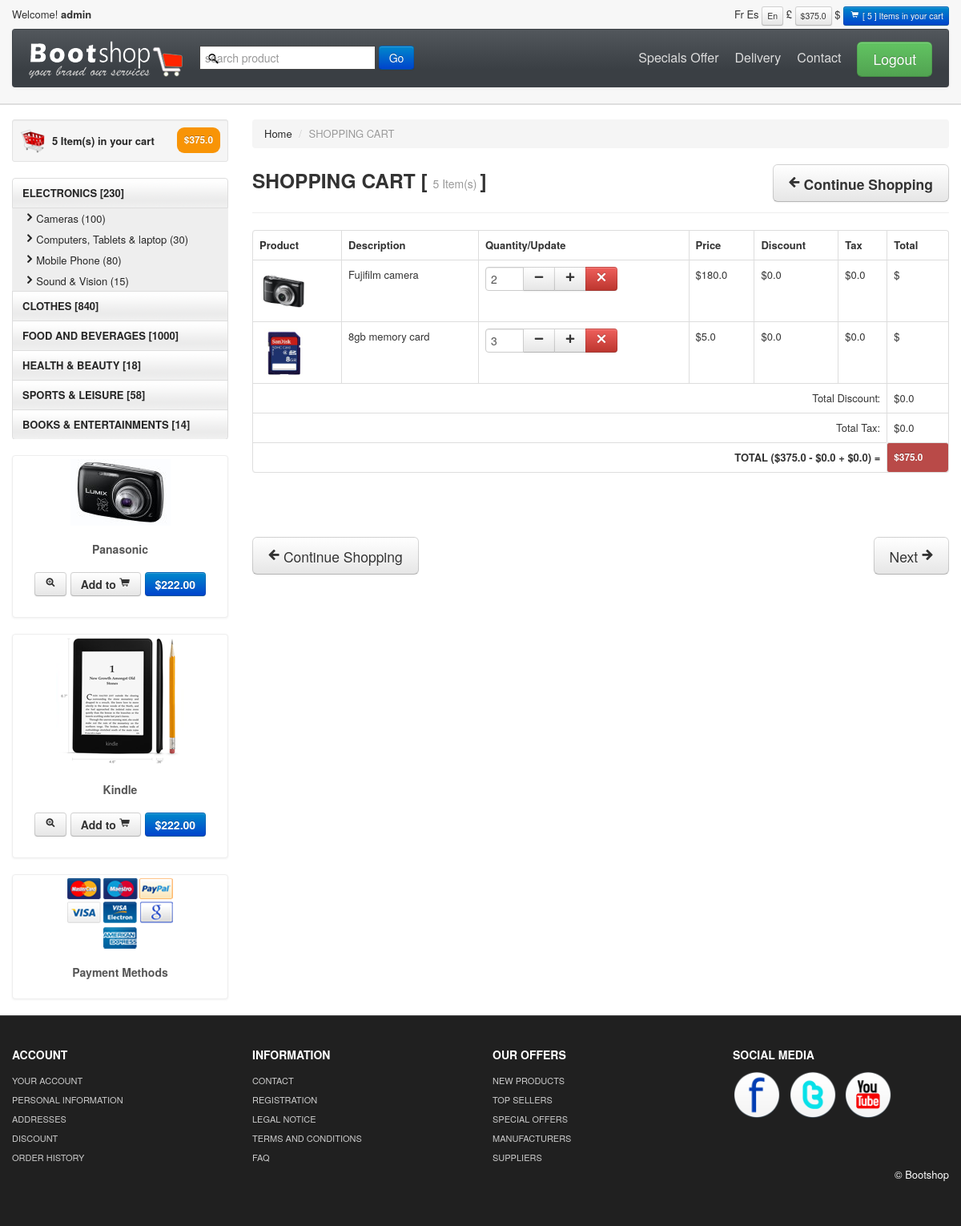
The page /cart (signed in) on the database as committed earlier.
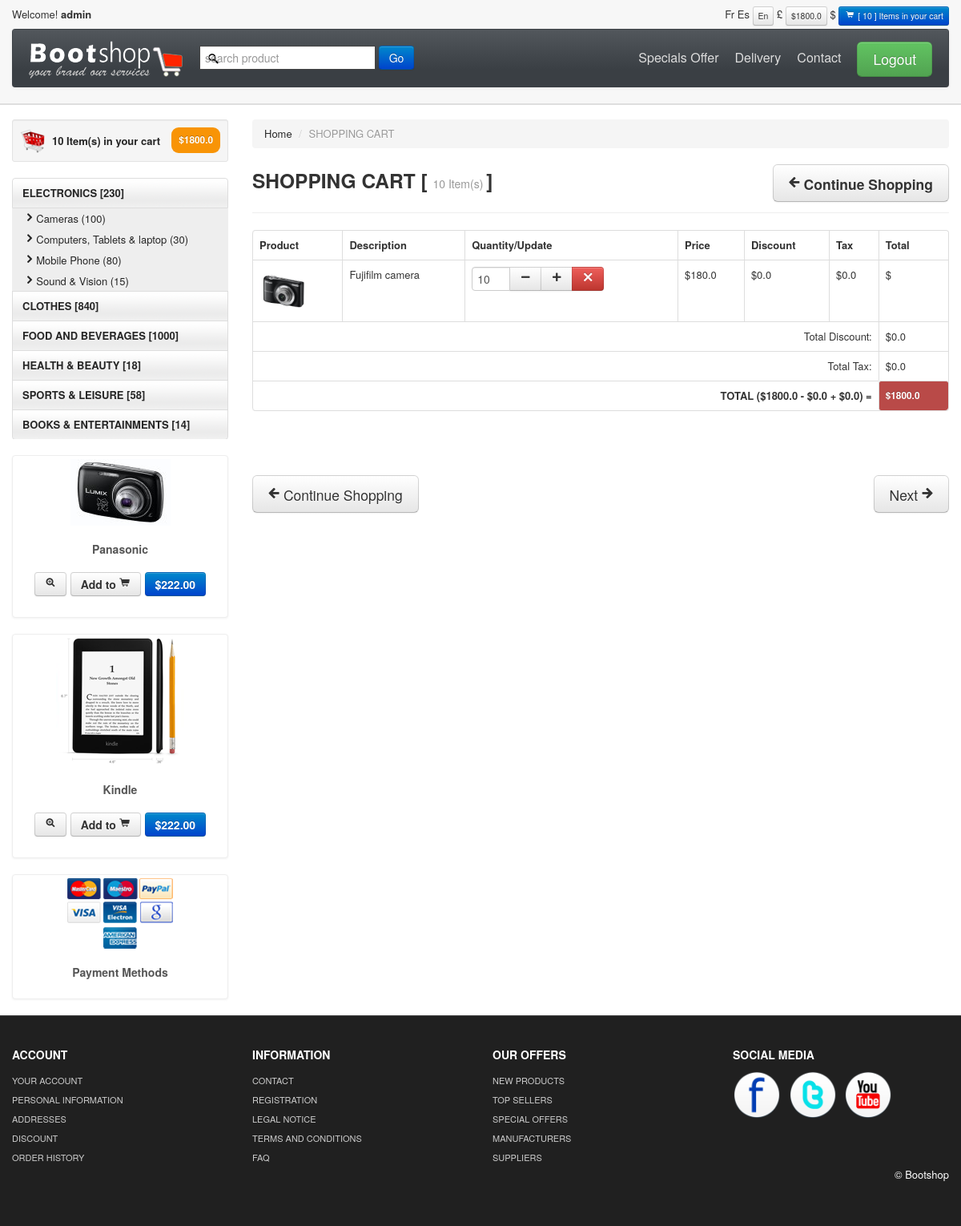
The same page on the database as committed later.
### Store/models.py (models this page shows, shortened)
class Order(models.Model):
    customer = models.ForeignKey(Customer, on_delete=models.CASCADE, null=True, blank=True)
    date_ordered = models.DateTimeField(auto_now_add=True)
    complete = models.BooleanField(default=False)
    transaction_id = models.CharField(max_length=100, null=True)
    delivered = models.BooleanField(default=False)
    @property
    def price_total(self):
        orderitems = self.orderitem_set.all()
        total = sum([item.item_price_total for item in orderitems])
        return  total
    @property
    def discount_total(self):
        orderitems = self.orderitem_set.all()
        total = sum([item.product.discount for item in orderitems])
        return total
    @property
    def tax_total(self):
        orderitems = self.orderitem_set.all()
        total = sum([item.product.tax for item in orderitems])
        return total
    @property
    def item_total(self):
        orderitems = self.orderitem_set.all()
        total = sum([item.quantity for item in orderitems])
        if self.delivered == True:
            for i in orderitems:
                i.quantity = 0
                total = i.quantity
        return  total
    @property
    def total(self):
        total = self.price_total - (self.discount_total + self.tax_total)
        return total

class OrderItem(models.Model):
    product = models.ForeignKey(Product, on_delete=models.SET_NULL, null=True)
    order = models.ForeignKey(Order, on_delete=models.SET_NULL, null=True)
    quantity = models.IntegerField(default=0, null=True, blank=True)
    date_added = models.DateTimeField(auto_now_add=True)
    @property
    def item_price_total(self):
        total = self.product.price * self.quantity
        return total

class Product(models.Model):
    color = (
        ('black', 'black'),
        ('red', 'red'),
        ('white', 'white'),
        ('yellow', 'yellow'),
        ('purple', 'purple'),
        ('green', 'green'),
        ('blue', 'blue'),
        ('others', 'others'),
    )
    category = (
        ('clothing', 'clothing'),
        ('shoes', 'shoes'),
        ('electronics', 'electronics'),
        ('accessories', 'accessories'),
    )
    category = models.CharField(max_length=50, choices=category, default='electronics')
    name = models.CharField(max_length=200, null=False, blank=False)
    brand = models.CharField(max_length=200, null=True, blank=True)
    model = models.CharField(max_length=200, null=True, blank=True)
    image1 = models.ImageField(upload_to='Images/Products',blank=False, null=False)
    image2 = models.ImageField(upload_to='Images/Products',blank=True, null=True)
    image3 = models.ImageField(upload_to='Images/Products',blank=True, null=True)
    image_url1 = models.CharField(max_length=3000, blank=True, null=True)
    image_url2 = models.CharField(max_length=3000, blank=True, null=True)
    image_url3 = models.CharField(max_length=3000, blank=True, null=True)
    size = models.CharField(max_length=100, blank=True, null=True)
    dimensions = models.CharField(max_length=100, blank=True, null=True)
    color = models.CharField(max_length=50, choices=color, default='black')
    weight = models.CharField(max_length=50, blank=True, null=True)
    digital = models.BooleanField(default=False, null=False, blank=False)
    description = models.TextField(max_length=3000, null=True, blank=False)
    date_released = models.DateField(blank=True, null=True)
    price = models.FloatField()
    discount = models.FloatField(default=0)
    tax = models.FloatField(default=0)
    hot = models.BooleanField(default=True, null=False, blank=False)
    new = models.BooleanField(default=True, null=False, blank=False)
    available = models.BooleanField(default=True, null=False, blank=False)

### Store/views.py (the view)
# urls.py: path('cart', views.cart, name='cart'),
def cart(request):
    try:
        customer = request.user.customer
    except:
        device = request.COOKIES['device']
        customer, created = Customer.objects.get_or_create(device=device)
    order, created = Order.objects.get_or_create(customer=customer, complete=False)
    items =  order.orderitem_set.all()
    item_total = order.item_total
    total = order.total
    if request.method == 'POST':
        search = request.POST['search']
        return redirect('/products/'+search)
    context = {
        'items':items,
        'order':order,
        'item_total': item_total,
        'total': total
    }
    return render(request, 'cart.html', context)

### Templates/cart.html (shortened to what the changed rows need)
{% extends 'base.html' %}
{% load static %}
{% block sidebar %}
<div id="sidebar" class="span3">
	<div class="well well-small"><a id="myCart" href="product_summary.html"><img src="{% static 'themes/images/ico-cart.png' %}" alt="cart">{{order.item_total}} Item(s) in your cart  <span class="badge badge-warning pull-right">${{order.total}}</span></a></div>
	<br/>
		<br/>
			<br/>
</div>
{% endblock  %}
{% block body %}
	<div class="span9">
	<h3>  SHOPPING CART [ <small>{{order.item_total}} Item(s) </small>]<a href="{% url 'Store:index' %}" class="btn btn-large pull-right"><i class="icon-arrow-left"></i> Continue Shopping </a></h3>
	<table class="table table-bordered">
              <thead>
                <tr>
                  <th>Product</th>
                  <th>Description</th>
                  <th>Quantity/Update</th>
				  <th>Price</th>
                  <th>Discount</th>
                  <th>Tax</th>
                  <th>Total</th>
				</tr>
              </thead>
              <tbody>
			    {% for item in items %}
                <tr>
                  <td> <img width="60" src="{{ item.product.image1.url }}" alt="product image"/></td>
                  <td>{{ item.product.name }}</td>
				  <td>
					<div class="input-append"><input class="span1" style="max-width:34px" placeholder="{{ item.quantity }}" value="{{ item.quantity }}" id="appendedInputButtons" size="16" type="text"><button class="btn update-cart" data-product="{{item.product.id}}" data-action="subtract" type="button"><i class="icon-minus"></i></button><button class="btn update-cart" data-product="{{item.product.id}}" data-action="add" type="button"><i class="icon-plus"></i></button><button class="btn btn-danger update-cart" data-product="{{item.product.id}}" data-action="delete" type="button"><i class="icon-remove icon-white"></i></button></div>
				  </td>
                  <td>${{ item.product.price }}</td>
                  <td>${{ item.product.discount }}</td>
                  <td>${{ item.product.tax }}</td>
                  <td>${{ item.price_total }}</td>
                </tr>
				{% endfor %}
				<tr>
                  <td colspan="6" style="text-align:right">Total Discount:	</td>
                  <td> ${{ order.discount_total }}</td>
                </tr>
                 <tr>
                  <td colspan="6" style="text-align:right">Total Tax:	</td>
                  <td> ${{ order.tax_total }}</td>
                </tr>
				 <tr>
                  <td colspan="6" style="text-align:right"><strong>TOTAL (${{order.price_total}} - ${{order.discount_total}} + ${{order.tax_total}}) =</strong></td>
                  <td class="label label-important" style="display:block"> <strong> ${{ order.total }} </strong></td>
                </tr>
				</tbody>
            </table>
		<br><br><br>
</div>
</div></div>
</div>
{% endblock %}

### Templates/base.html (shortened to what this page needs)
{% load static %}
<!DOCTYPE html>
<html lang="en">
  <head>
    <link id="callCss" rel="stylesheet" href="{% static 'themes/bootshop/bootstrap.min.css' %}" media="screen"/>
    <link href="{% static 'themes/css/base.css' %}" rel="stylesheet" media="screen"/>
	<link href="{% static 'themes/css/bootstrap-responsive.min.css' %}" rel="stylesheet"/>
	<link href="{% static 'themes/css/font-awesome.css' %}" rel="stylesheet" type="text/css">
	<link href="{% static 'themes/js/google-code-prettify/prettify.css' %}" rel="stylesheet"/>
  </head>
<body>
<div id="header">
<div class="container">
<div id="welcomeLine" class="row">
    {% if user.is_authenticated %}
	<div class="span6">Welcome! <strong>{{ user.username }}</strong></div>
    {% else %}
    <div class="span6">Welcome! <strong>user</strong></div>
    {% endif %}
	<div class="span6">
	<div class="pull-right">
		<span class="">Fr</span>
		<span class="">Es</span>
		<span class="btn btn-mini">En</span>
		<span>&pound;</span>
		<span class="btn btn-mini">${{ order.total }}</span>
		<span class="">$</span>
		<a href="{% url 'Store:cart' %}"><span class="btn btn-mini btn-primary"><i class="icon-shopping-cart icon-white"></i> [ {{ item_total }} ] Items in your cart </span> </a>
	</div>
	</div>
</div>
<div id="logoArea" class="navbar">
  <div class="navbar-inner">
    <a class="brand" href="{% url 'Store:index' %}"><img src="{% static 'themes/images/logo.png' %}" alt="Logo"/></a>
		<form class="form-inline navbar-search" method="POST" action="#">
		<input id="srchFld" class="srchTxt" name="search" type="text" placeholder="search product" />
		  <button type="submit" id="submitButton" class="btn btn-primary">Go</button>
    	</form>
    <ul id="topMenu" class="nav pull-right">
	 <li class=""><a href="special_offer.html">Specials Offer</a></li>
	 <li class=""><a href="normal.html">Delivery</a></li>
	 <li class=""><a href="{% url 'Store:contact' %}">Contact</a></li>
	 <li class="">
	 {% if user.is_authenticated %}
	 <a href="{% url 'Users:logout' %}" role="button" data-toggle="modal" style="padding-right:0"><span class="btn btn-large btn-success">Logout</span></a>
	 {% else %}
	 <a href="{% url 'Users:login' %}" role="button" data-toggle="modal" style="padding-right:0"><span class="btn btn-large btn-success">Login</span></a>
	 {% endif %}
	</li>
    </ul>
  </div>
</div>
</div>
</div>
<div id="mainBody">
	<div class="container">
	<div class="row">
{% block sidebar %}
{% endblock  %}
{% block body %}
{% endblock %}
	<div  id="footerSection">
	<div class="container">
		<div class="row">
			<div class="span3">
				<h5>ACCOUNT</h5>
				<a href="login.html">YOUR ACCOUNT</a>
				<a href="login.html">PERSONAL INFORMATION</a>
				<a href="login.html">ADDRESSES</a>
				<a href="login.html">DISCOUNT</a>
				<a href="login.html">ORDER HISTORY</a>
			 </div>
			<div class="span3">
				<h5>INFORMATION</h5>
				<a href="{% url 'Store:contact' %}">CONTACT</a>
				<a href="register.html">REGISTRATION</a>
				<a href="legal_notice.html">LEGAL NOTICE</a>
				<a href="tac.html">TERMS AND CONDITIONS</a>
				<a href="faq.html">FAQ</a>
			 </div>
			<div class="span3">
				<h5>OUR OFFERS</h5>
				<a href="#">NEW PRODUCTS</a>
				<a href="#">TOP SELLERS</a>
				<a href="special_offer.html">SPECIAL OFFERS</a>
				<a href="#">MANUFACTURERS</a>
				<a href="#">SUPPLIERS</a>
			 </div>
			<div id="socialMedia" class="span3 pull-right">
				<h5>SOCIAL MEDIA </h5>
				<a href="#"><img width="60" height="60" src="{% static 'themes/images/facebook.png' %}" title="facebook" alt="facebook link"/></a>
				<a href="#"><img width="60" height="60" src="{% static 'themes/images/twitter.png' %}" title="twitter" alt="twitter link"/></a>
				<a href="#"><img width="60" height="60" src="{% static 'themes/images/youtube.png' %}" title="youtube" alt="youtube link"/></a>
			 </div>
		 </div>
		<p class="pull-right">&copy; Bootshop</p>
	</div>
	</div>
</body>
</html>

Rows that differ between the two databases and show on the page:
removed OrderItem: product.image1 (picture), product.name "8gb memory card", quantity "3", product.price "5.0", product.discount "0.0", product.tax "0.0"
changed through a linked row, Order: total "375.0" → "1800.0"; item_total "5" → "10"; price_total "375.0" → "1800.0"
changed OrderItem "Fujifilm camera": quantity "2" → "10"
Other text that changed with them:
{{ item_total }}: "5" → "10"
